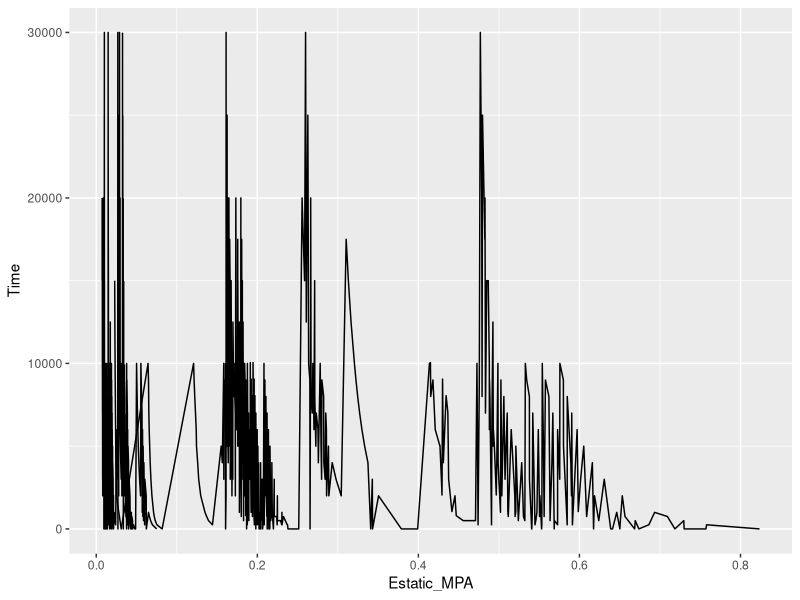

This figure's R source: (Note: this script raises an error after producing the figure.)
## ---- chunk 1
library(tidyverse)
library(ggplot2)
df <- read.csv("clean_data.csv")
## ---- chunk 2
head(df)
## ---- chunk 3
ggplot(df, aes(x = Estatic_MPA, y = Time, Color = ChemIndex, group = factor(Porosity)))+
  geom_line(aes(group = factor(Porosity)))

## ---- chunk 4
ggplot(d)
